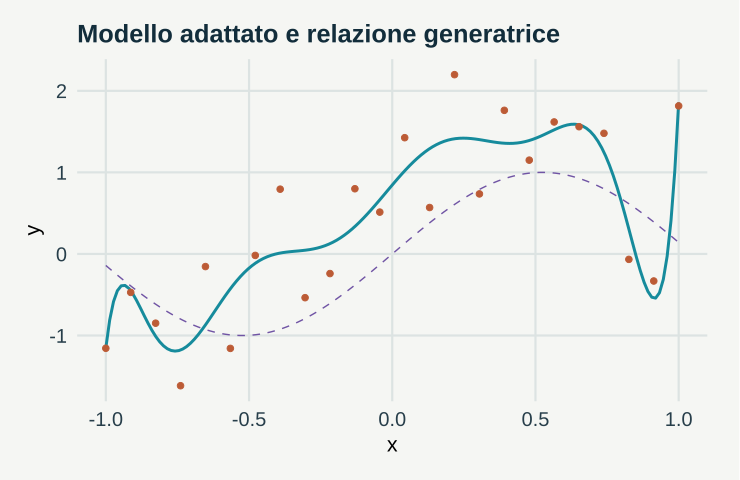

Recreate this plot in R.
# GeoStat Lab — funzioni comuni. R >= 4.3; ggplot2 >= 3.4; jsonlite.
suppressPackageStartupMessages(library(ggplot2))
col_geo <- c('#168B9C','#BC5B35','#7054A4','#A17B19','#227864','#64748B')
theme_set(theme_minimal(base_size=17, base_family='sans') + theme(
  plot.background=element_rect(fill='#F5F6F3',colour=NA),
  panel.background=element_rect(fill='#F5F6F3',colour=NA),
  panel.grid.minor=element_blank(),panel.grid.major=element_line(colour='#DCE3E2'),
  plot.title=element_text(size=19,face='bold',colour='#122D3B'),
  plot.subtitle=element_text(size=13,colour='#405560',margin=margin(b=12)),
  axis.text=element_text(size=15,colour='#273E4A'),axis.title=element_text(size=16),
  legend.position='bottom',legend.title=element_blank(),legend.text=element_text(size=14),
  strip.text=element_text(size=15,face='bold'),plot.margin=margin(18,24,18,18)))
metric <- function(...) data.frame(grandezza=names(c(...)),valore=as.character(c(...)),check.names=FALSE)
f <- function(x,d=3) {out<-formatC(x,digits=d,format='fg');out[!is.finite(x)]<-'Non definito';out}
line_plot <- function(d,x='x',y='y',title='',xl=x,yl=y,group=NULL) {
 p<-ggplot(d,aes(x=.data[[x]],y=.data[[y]]))
 if(is.null(group)) p<-p+geom_line(colour=col_geo[1],linewidth=1.05) else p<-p+aes(colour=.data[[group]],group=.data[[group]])+geom_line(linewidth=1)+scale_colour_manual(values=col_geo)
 p+labs(title=title,x=xl,y=yl)
}
point_plot <- function(d,x='x',y='y',title='',xl=x,yl=y,group=NULL) {
 p<-ggplot(d,aes(x=.data[[x]],y=.data[[y]]))
 if(is.null(group))p<-p+geom_point(colour=col_geo[1],size=2.5,alpha=.8) else p<-p+aes(colour=.data[[group]])+geom_point(size=2.7,alpha=.85)+scale_colour_manual(values=col_geo)
 p+labs(title=title,x=xl,y=yl)
}
hist_plot<-function(x,title='',xl='Valore',bins=20)ggplot(data.frame(x=x),aes(x))+geom_histogram(bins=bins,fill=col_geo[1],colour='#F5F6F3')+labs(title=title,x=xl,y='Frequenza')
bar_plot<-function(d,x='gruppo',y='valore',title='',yl='Valore')ggplot(d,aes(x=.data[[x]],y=.data[[y]],fill=.data[[x]]))+geom_col(width=.65)+scale_fill_manual(values=rep(col_geo,length.out=length(unique(d[[x]])) ))+guides(fill='none')+labs(title=title,x=NULL,y=yl)
map_plot<-function(d,z='z',title='',xl='Est [km]',yl='Nord [km]')ggplot(d,aes(x,y,fill=.data[[z]]))+geom_raster()+coord_equal()+scale_fill_gradientn(colours=c('#153F56','#298C9C','#B8CDB2','#F1D889','#AD542F'))+labs(title=title,x=xl,y=yl)
acf_data<-function(x,lag=20){a<-acf(x,lag.max=min(lag,length(x)-1),plot=FALSE);data.frame(x=as.vector(a$lag)[-1],y=as.vector(a$acf)[-1])}
# AR(1), distribuzione marginale stazionaria N(0, 1).
ar_series<-function(n,rho){x<-numeric(n);x[1]<-rnorm(1);for(i in 2:n)x[i]<-rho*x[i-1]+sqrt(1-rho^2)*rnorm(1);x}
# Distanze euclidee in unità metriche già dichiarate; nessuna conversione implicita di CRS.
dist_cross<-function(a,b)sqrt(outer(a[,1],b[,1],'-')^2+outer(a[,2],b[,2],'-')^2)
# Predittore IDW: i punti coincidenti ricevono esattamente il valore osservato.
idw<-function(xy,z,new,power=2){dd<-dist_cross(new,xy);apply(dd,1,function(d)if(any(d<1e-10))mean(z[d<1e-10])else weighted.mean(z,d^(-power)))}
# CART didattico binario: divisioni assiali che minimizzano l'impurità di Gini.
cart_fit<-function(x,y,depth=2,minleaf=4){
 node<-list(p=mean(y),n=length(y));if(depth<1||length(unique(y))<2||length(y)<2*minleaf)return(node)
 best<-Inf
 for(j in seq_len(ncol(x))){v<-sort(unique(x[,j])); if(length(v)<2)next
  for(cut in (head(v,-1)+tail(v,-1))/2){left<-x[,j]<=cut;nl<-sum(left);nr<-sum(!left);if(min(nl,nr)<minleaf)next
   score<-nl*mean(y[left])*(1-mean(y[left]))+nr*mean(y[!left])*(1-mean(y[!left]))
   if(score<best){best<-score;node$j<-j;node$cut<-cut;split<-left}
  }
 }
 if(is.finite(best)){node$left<-cart_fit(x[split,,drop=FALSE],y[split],depth-1,minleaf);node$right<-cart_fit(x[!split,,drop=FALSE],y[!split],depth-1,minleaf)};node
}
cart_predict<-function(tree,x)apply(x,1,function(row){t<-tree;while(!is.null(t$j))t<-if(row[t$j]<=t$cut)t$left else t$right;t$p})

p <- list(degree = 9, noise = 1, seed = 17)
set.seed(p$seed)

x <- seq(-1, 1, length.out = 24)

y <- sin(3 * x) + rnorm(24, sd = p$noise)

fit <- lm(y ~ poly(x, p$degree, raw = TRUE))

xt <- seq(-1, 1, length.out = 150)

yt <- sin(3 * xt) + rnorm(150, sd = p$noise)

pr <- predict(fit, data.frame(x = xt))

data <- data.frame(x = xt, y = pr, vero = sin(3 * xt))

plots <- list(line_plot(data, title = "Modello adattato e relazione generatrice") + geom_line(aes(y = vero), 
    colour = col_geo[3], linetype = 2) + geom_point(data = data.frame(x, y), aes(x, y), inherit.aes = FALSE, 
    colour = col_geo[2], size = 2))

metrics <- metric(`RMSE adattamento` = f(sqrt(mean(resid(fit)^2))), `RMSE nuove osservazioni` = f(sqrt(mean((yt - 
    pr)^2))))
print(metrics,row.names=FALSE)
ggplot2::ggsave('m07-validazione-B.svg',plots[[1]],device=svglite::svglite,width=7.7,height=5.0,bg='#F8F6F1')
